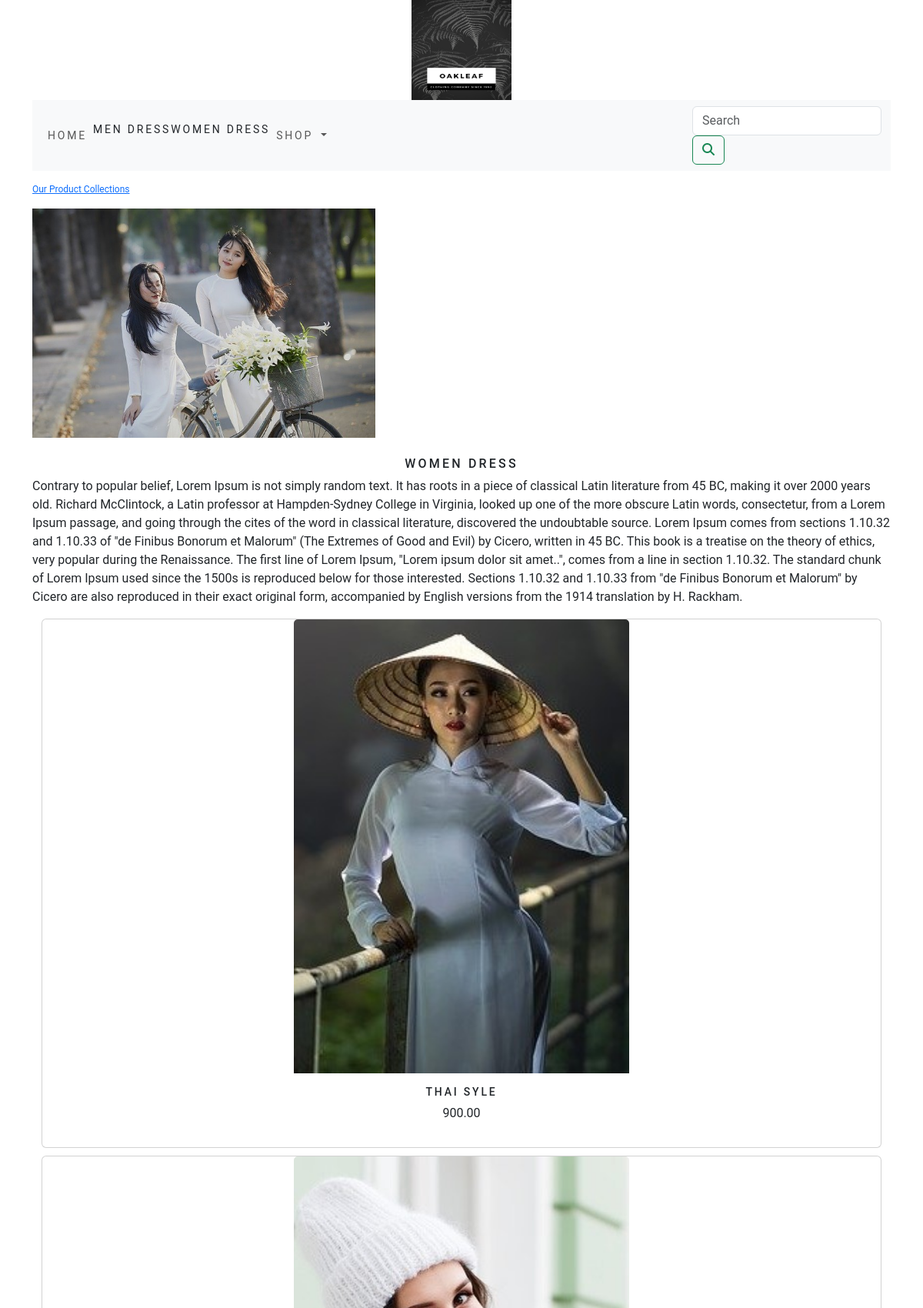
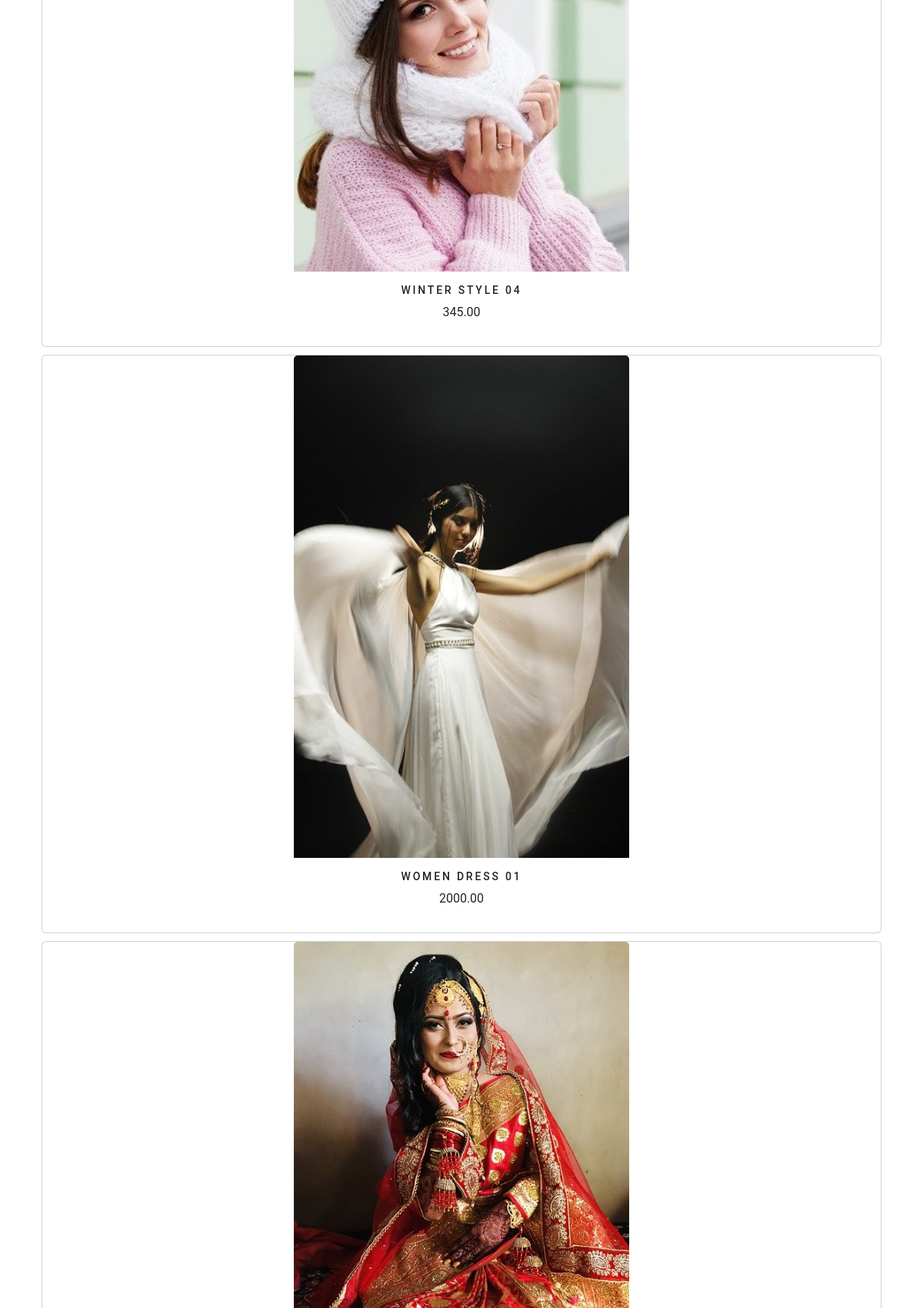
Page //women-dress/ (upper part) on the committed database (2 pictures, top to bottom).
### shop/models.py (models this page shows, shortened)
class  Category(models.Model):
    name=models.CharField(max_length=100,unique=True)
    slug=models.SlugField(max_length=350,unique=True)
    description=models.TextField(blank=True)
    image=models.ImageField(upload_to='category',blank=True)
    class Meta:
        ordering=('name',)
        verbose_name='category'
        verbose_name_plural='categories'
    def get_url(self):
        return reverse('shop:product_by_category',args=[self.slug])

class Product(models.Model):
    name=models.CharField(max_length=100,unique=True)
    slug=models.SlugField(max_length=300,unique=True)
    description=models.TextField(blank=True)
    price=models.DecimalField(max_digits=10,decimal_places=2)
    category=models.ForeignKey(Category,on_delete=models.CASCADE)
    image=models.ImageField(upload_to='product',blank=True)
    stock=models.IntegerField()
    available=models.BooleanField(default=True)
    created=models.DateTimeField(auto_now_add=True)
    updated=models.DateTimeField(auto_now=True)
    def get_url(self):
        return reverse('shop:prodCatdetail',args=[self.category.slug,self.slug])
    class Meta:
        ordering=('name',)
        verbose_name='product'
        verbose_name_plural='products'

### shop/views.py (the view)
# urls.py: path('', views.allProdCat,name='allProdCat'),
def allProdCat(request,c_slug=None):
    c_page=None
    products_list=None
    if c_slug!=None:
        c_page=get_object_or_404(Category,slug=c_slug)
        products_list=Product.objects.all().filter(category=c_page,available=True)
    else:
        products_list=Product.objects.all().filter(available=True)
    paginator=Paginator(products_list,6)
    try:
        page=int(request.GET.get('page','1'))
    except:
        page=1
    try:
        products=paginator.page(page)
    except(EmptyPage,InvalidPage):
        products=paginator.page(paginator.num_pages)
    return render(request,'category.html',{'category':c_page,'products':products})

### cart/context_processors.py (called while the page is built)
def counter(request):
    item_count=0
    if 'admin' in request.path:
        return {}
    else:
        try:
            cart=Cart.objects.filter(cart_id=_cart_id(request))
            cart_items=CartItem.objects.all().filter(cart=cart[:1])
            for cart_item in cart_items:
                item_count += cart_item.quantity
        except Cart.DoesNotExist:
            item_count =0
    return dict(item_count=item_count)

### cart/views.py (called while the page is built)
def _cart_id(request):
    cart=request.session.session_key
    if not cart:
        cart=request.session.create()
    return cart

### shop/context_processors.py (called while the page is built)
def menu_links(request):
    links=Category.objects.all()
    return dict(links=links)

### templates/category.html (shortened to what this page needs)
{% extends 'base.html' %}
{% load static %}
{% block content %}
{% if category %}
<div>
 <div class="row my_row_class">
 <div class="mx_auto">
  <p><a href="{% url 'shop:allProdCat' %}">Our Product Collections</a> </p>
 </div>
</div>
</div>
{% endif %}
<div class="mx_auto">
 {% if category %}
 <img  class="my_image" src="{{category.image.url}}" alt="{{category.name}}">
</div>
<br>
<div>
 <h3 class="text-center my_title"> {{category.name}}   </h3>
 <p class="text-justify">  {{category.description}}     </p>
</div>
{% endif %}
<div class="container">
 <div class="row mx_auto">
  {% for product in products.object_list %}
  <div class="my_bottom_margin col-9 col-sm-12 col-md-12 col-md-12 xol-lg-4">
   <div class="card text-center" style="min-width:18rem;">
    <a href="{{product.get_url}}"> <img class="card-img-top my_image" src="{{product.image.url}}"  alt="{{product.name}}"></a>
    <div class="card-body">
     <h3> {{product.name}}  </h3>
     <p>   {{product.price}}    </p>
    </div>
   </div>
  </div>
  {% endfor %}
 </div>
 <br>
</div>
{% endblock %}

### templates/navbar.html (shortened to what this page needs)
<nav class="navbar navbar-expand-lg navbar-light bg-light">
  <div class="container-fluid">
    <div class="collapse navbar-collapse" id="navbarSupportedContent">
      <ul class="navbar-nav me-auto mb-2 mb-lg-0">
        <li class="nav-item">
          <a class="nav-link"  href="{% url 'shop:allProdCat' %}">Home</a>
        </li>
        <li class="nav-item">
             {% for cat in links %}
            <li><a class="dropdown-item" href="{{cat.get_url}}">{{cat.name}}</a></li>
               {% endfor %}
         <li class="nav-item dropdown {% if 'shop' in request.path %} active {% endif %}">
          <a class="nav-link dropdown-toggle" href="#" id="navbarDropdown" role="button" data-bs-toggle="dropdown" aria-expanded="false">
            Shop
          </a>
        </li>
      </ul>
       <form class="form-inline my-2 my-lg-0" action="{% url 'search_app:SearchResult' %}" method="GET">
      <input class="form-control mr-sm-2" type="search" placeholder="Search" name="q" aria-label="Search">
      <button class="btn btn-outline-success my-2 my-sm-0" type="submit"><i class="fa fa-search" ></i></button>
    </form>
    </div>
  </div>
</nav>

### static/css/custom.css (style rules this page uses)
body { font-family: 'Roboto', sans-serif; }
.nav-item { letter-spacing : .2em; font-size :14px; text-transform :uppercase; }
.dropdown-item { letter-spacing :.2em; font-size :14px; text-transform :uppercase; }
.my_row_class { padding-top :15px; }
.my_row_class .mx_auto { color:#000; font-size:12px; }
.my_image { width: 40%; height: 40%; }
.my_title { font-size:16px; text-transform:uppercase; letter-spacing:.2em; }
.my_bottom_margin { margin-bottom:10px; }
.card-body h3 { font-size:14px; text-transform:uppercase; letter-spacing:.2em; }

### rows in the picture
Category: name "MEN DRESS"
Category: name "WOMEN DRESS", image (picture), description "Contrary to popular belief, Lorem Ipsum is not simply random text. It has roots in a piece of classical Latin literature from 45 BC, making it over 2000 years old. Richard McClintock, a Latin professor at Hampden-Sydney College in Virginia, looked up one of the more obscure Latin words, consectetur, from a Lorem Ipsum passage, and going through the cites of the word in classical literature, discovered the undoubtable source. Lorem Ipsum comes from sections 1.10.32 and 1.10.33 of \"de Finibus Bonorum et Malorum\" (The Extremes of Good and Evil) by Cicero, written in 45 BC. This book is a treatise on the theory of ethics, very popular during the Renaissance. The first line of Lorem Ipsum,…"
Product: image (picture), name "THAI SYLE", price "900.00"
Product: image (picture), name "WINTER STYLE 04", price "345.00"
Product: image (picture), name "WOMEN DRESS 01", price "2000.00"
Product: image (picture)
